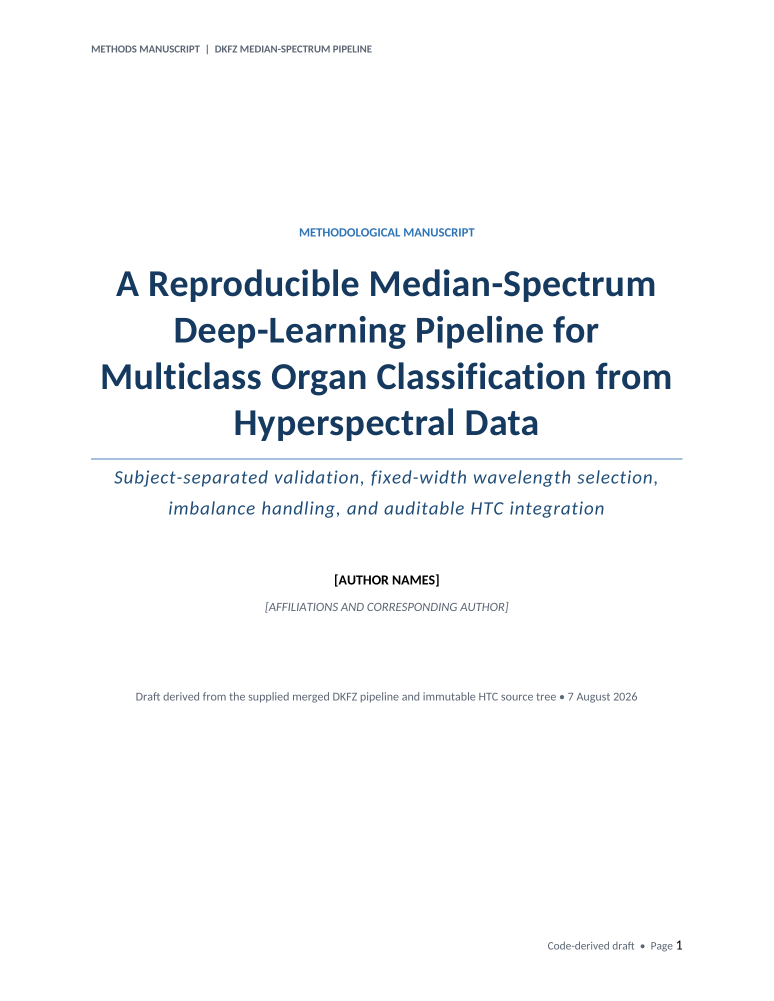
#> input picture dkfz final code/tmp/docx_render/page-1.png, 1547 x 2002 px (shown at 1/2 size); its folder holds only this picture in this run
$ python make_docx_contact_sheet.py
#> lines starting #> are read from the running program, lines starting #| are printed output that depends on the picture
from pathlib import Path
from PIL import Image, ImageDraw

paths = sorted(Path("tmp/docx_render").glob("page-*.png"), key=lambda p: int(p.stem.split("-")[-1]))
thumbs = []
for path in paths:
    image = Image.open(path).convert("RGB")
#> image is the input picture: PIL image 1547x2002 RGB; mean R, G, B 247.6, 248.7, 249.9
    image.thumbnail((380, 492))
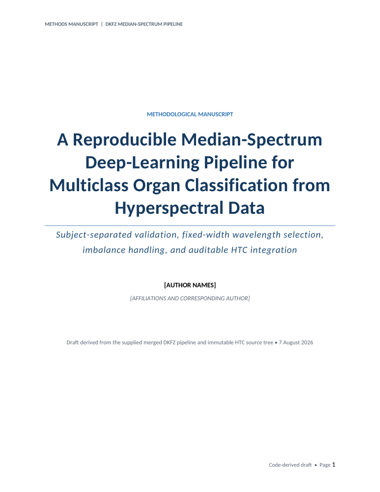
#> image: PIL image 380x492 RGB; mean R, G, B 247.4, 248.6, 249.8
    canvas = Image.new("RGB", (400, 530), "white")
#> canvas: PIL image 400x530 RGB; every value is 255
    canvas.paste(image, ((400-image.width)//2, 24))
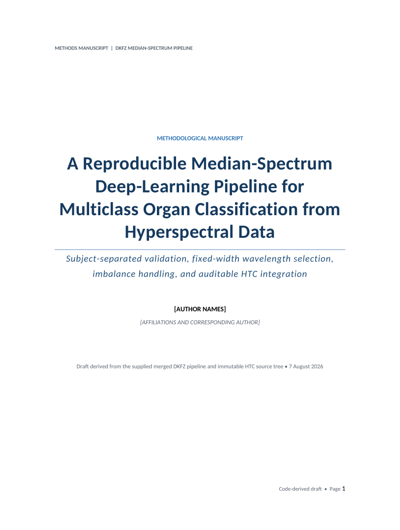
#> canvas: PIL image 400x530 RGB; mean R, G, B 248.3, 249.4, 250.4
    ImageDraw.Draw(canvas).text((12, 6), path.stem, fill="black")
    thumbs.append(canvas)
cols = 3
rows = (len(thumbs) + cols - 1) // cols
#> rows = 1
sheet = Image.new("RGB", (cols*400, rows*530), "#dddddd")
#> sheet: PIL image 1200x530 RGB; every value is 221
for i, image in enumerate(thumbs):
    sheet.paste(image, ((i % cols)*400, (i // cols)*530))
#> this loop made 1 pass
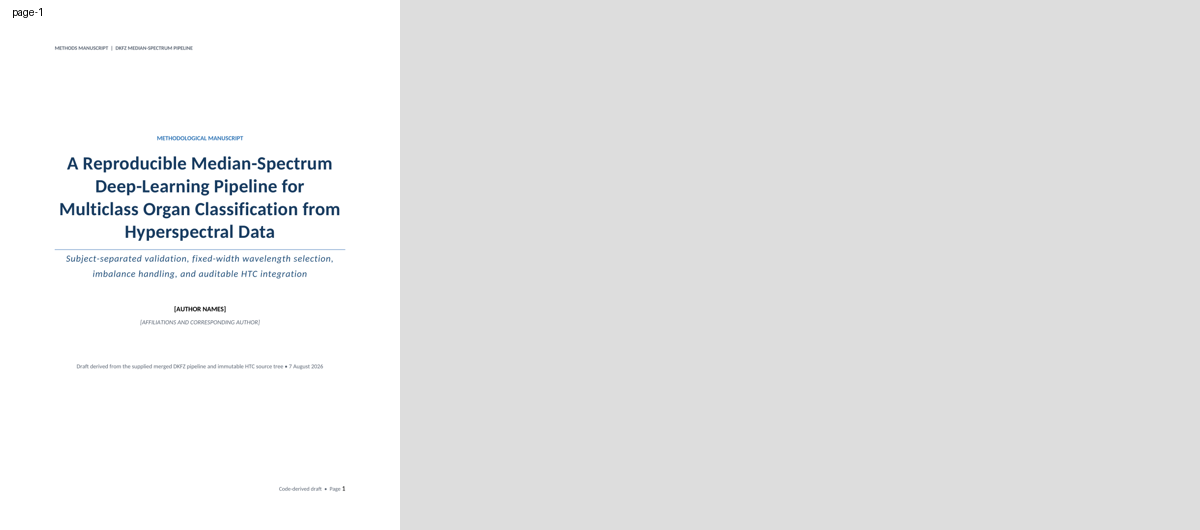
#> sheet: PIL image 1200x530 RGB; mean R, G, B 230.1, 230.4, 230.8
sheet.save("tmp/docx_render/contact-sheet.png")

$ run again, on dkfz final code/tmp/docx_render/page-2.png
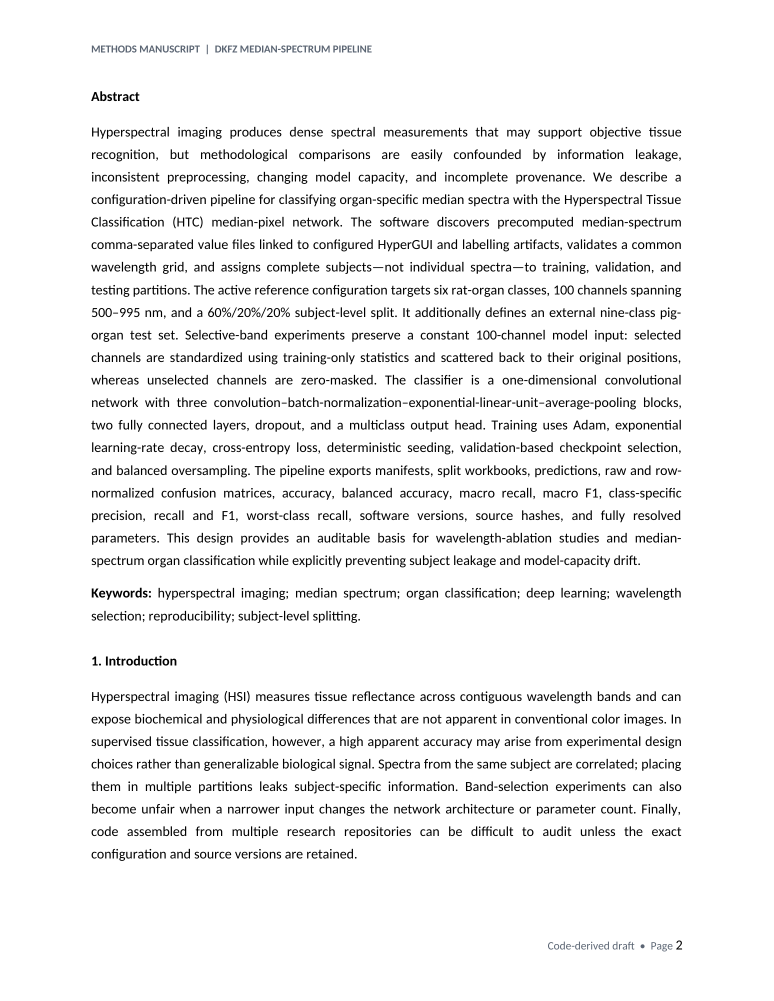
#> input picture dkfz final code/tmp/docx_render/page-2.png, 1547 x 2002 px (shown at 1/2 size)
#> image is the input picture: PIL image 1547x2002 RGB; mean R, G, B 241, 241, 241
#> image: PIL image 380x492 RGB
#> `canvas.paste(image, ((400-image.width)//2, 24))`:
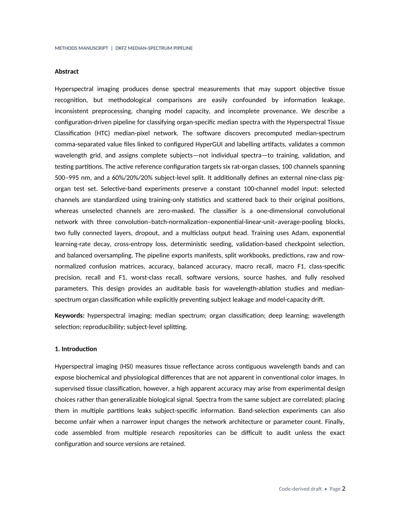
#> canvas: PIL image 400x530 RGB; mean R, G, B 242.3, 242.3, 242.3
#> rows = 1
#> the loop `for i, image in enumerate(thumbs):` made 1 pass
#> after the loop `for i, image in enumerate(thumbs):`:
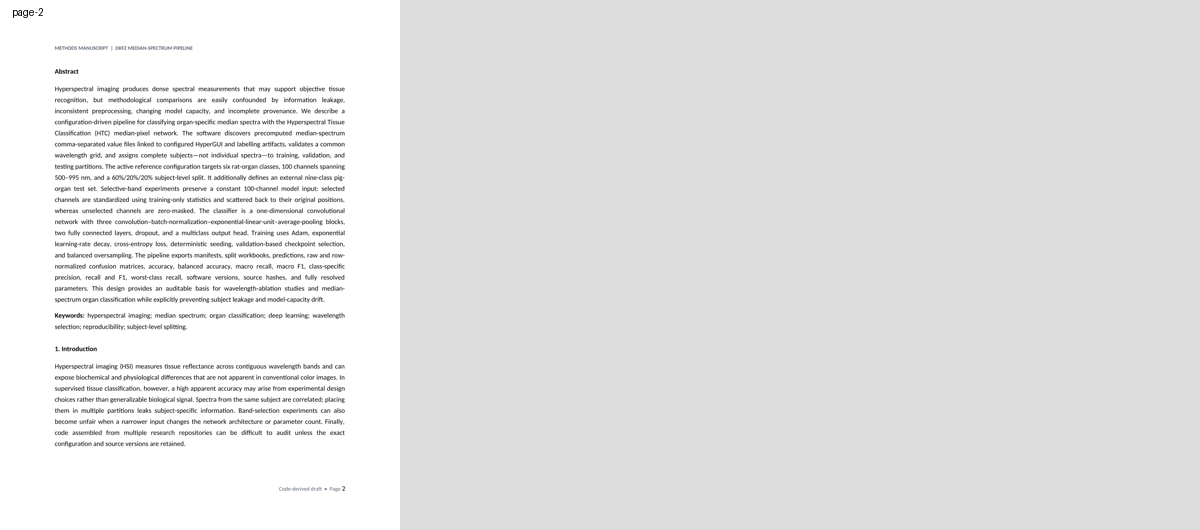
#> sheet: PIL image 1200x530 RGB; mean R, G, B 228.1, 228.1, 228.1

$ run again, on dkfz final code/tmp/docx_render/page-3.png
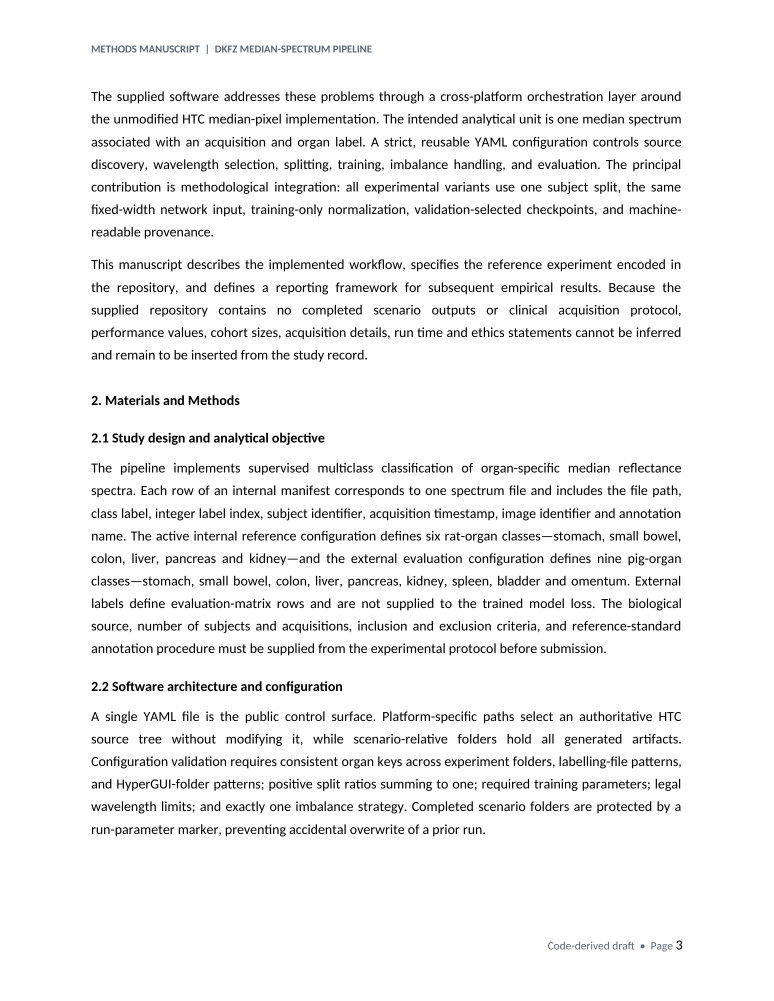
#> input picture dkfz final code/tmp/docx_render/page-3.png, 1547 x 2002 px (shown at 1/2 size)
#> image is the input picture: PIL image 1547x2002 RGB; mean R, G, B 242.1, 242.1, 242.1
#> image: PIL image 380x492 RGB
#> `canvas.paste(image, ((400-image.width)//2, 24))`:
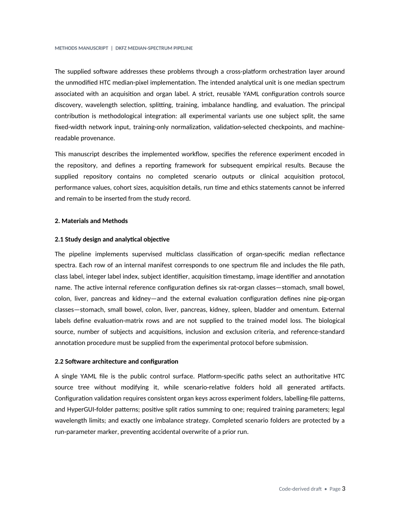
#> canvas: PIL image 400x530 RGB; mean R, G, B 243.3, 243.4, 243.4
#> rows = 1
#> the loop `for i, image in enumerate(thumbs):` made 1 pass
#> after the loop `for i, image in enumerate(thumbs):`:
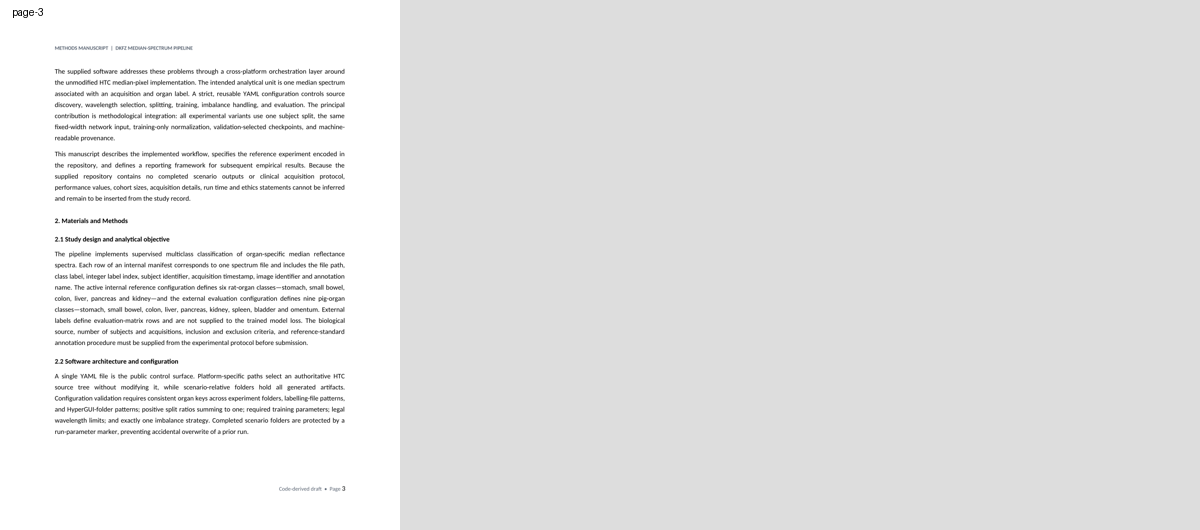
#> sheet: PIL image 1200x530 RGB; mean R, G, B 228.4, 228.4, 228.4

$ run again, on dkfz final code/tmp/docx_render/page-4.png
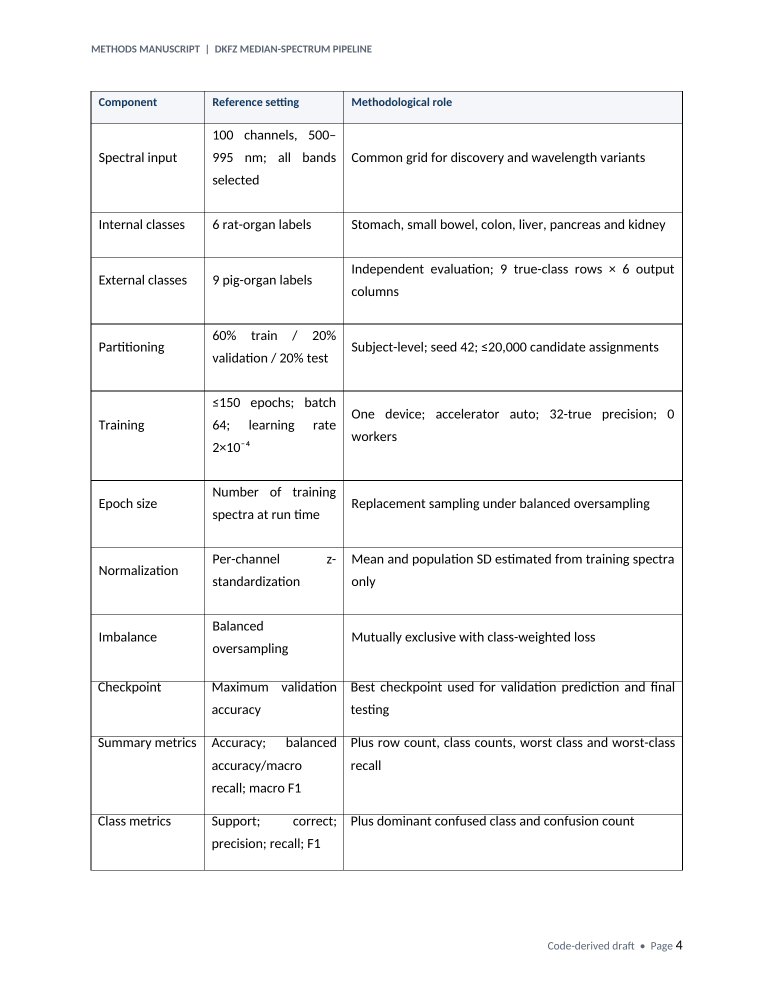
#> input picture dkfz final code/tmp/docx_render/page-4.png, 1547 x 2002 px (shown at 1/2 size)
#> image is the input picture: PIL image 1547x2002 RGB; mean R, G, B 246.6, 246.7, 246.8
#> image: PIL image 380x492 RGB
#> `canvas.paste(image, ((400-image.width)//2, 24))`:
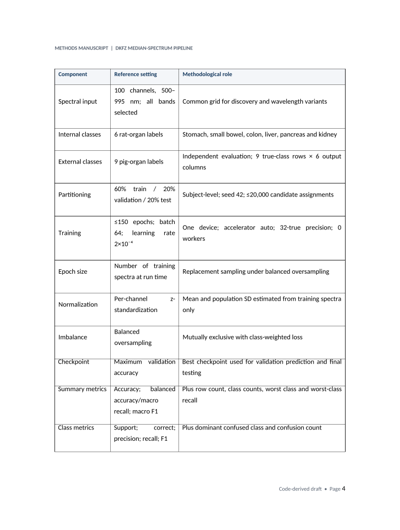
#> canvas: PIL image 400x530 RGB; mean R, G, B 247.4, 247.4, 247.5
#> rows = 1
#> the loop `for i, image in enumerate(thumbs):` made 1 pass
#> after the loop `for i, image in enumerate(thumbs):`:
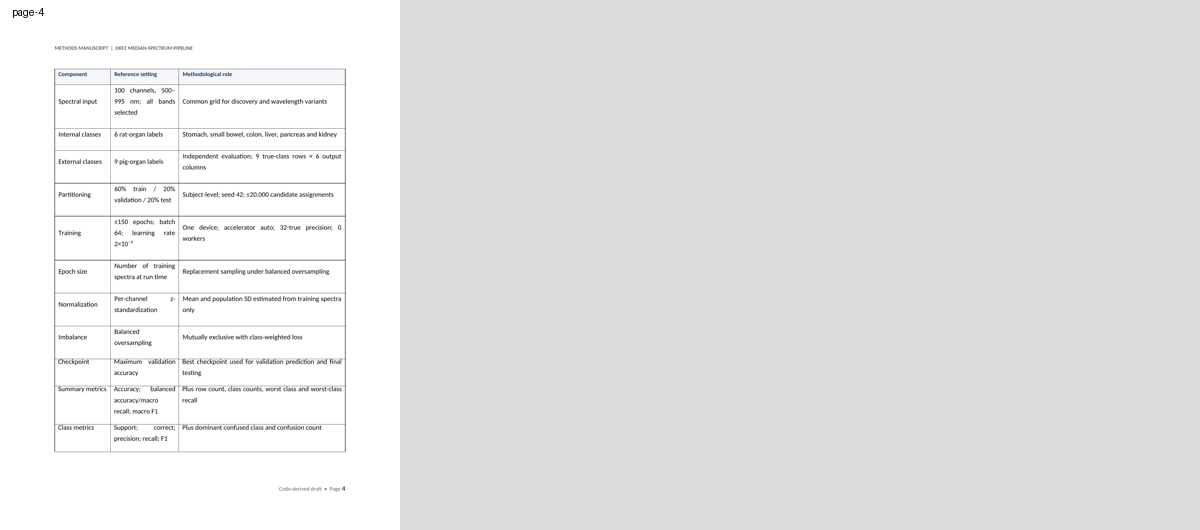
#> sheet: PIL image 1200x530 RGB; mean R, G, B 229.8, 229.8, 229.8

$ run again, on dkfz final code/tmp/docx_render/page-10.png
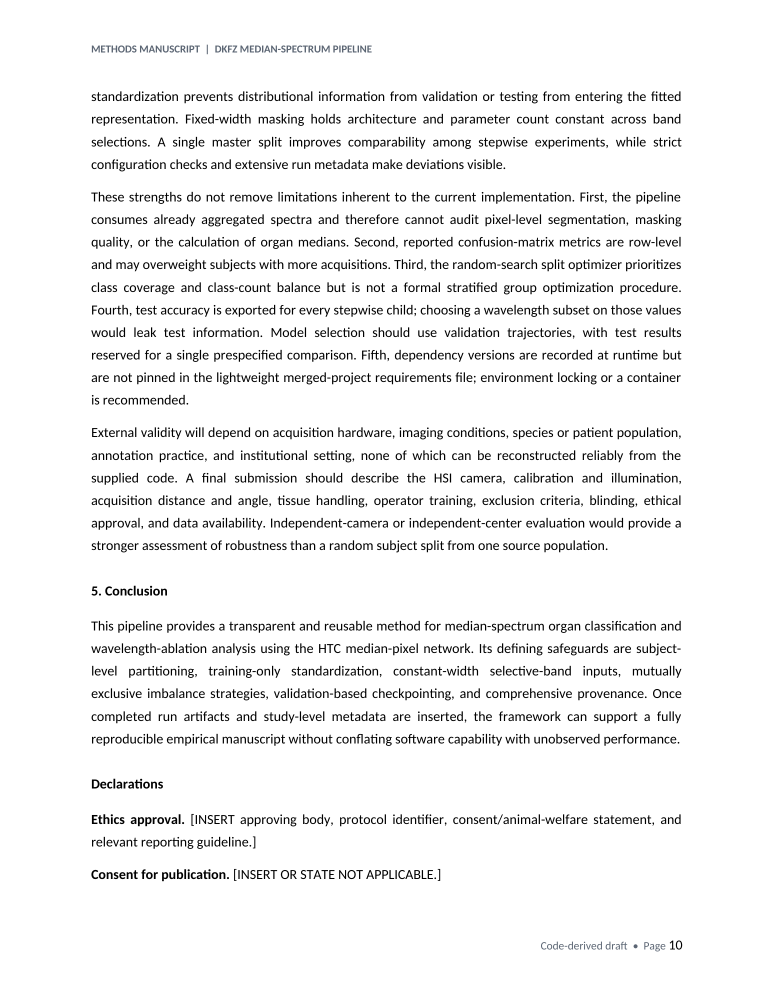
#> input picture dkfz final code/tmp/docx_render/page-10.png, 1547 x 2002 px (shown at 1/2 size)
#> image is the input picture: PIL image 1547x2002 RGB; mean R, G, B 241.8, 241.8, 241.8
#> image: PIL image 380x492 RGB
#> `canvas.paste(image, ((400-image.width)//2, 24))`:
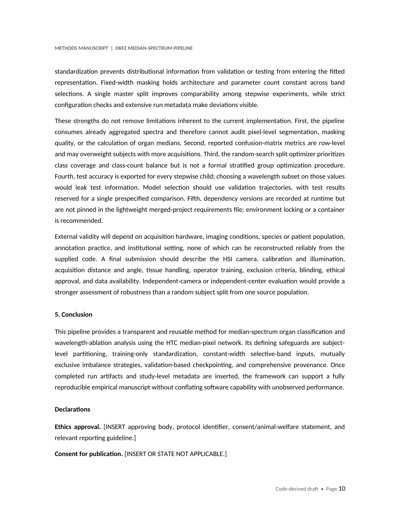
#> canvas: PIL image 400x530 RGB; mean R, G, B 243, 243.1, 243.1
#> rows = 1
#> the loop `for i, image in enumerate(thumbs):` made 1 pass
#> after the loop `for i, image in enumerate(thumbs):`:
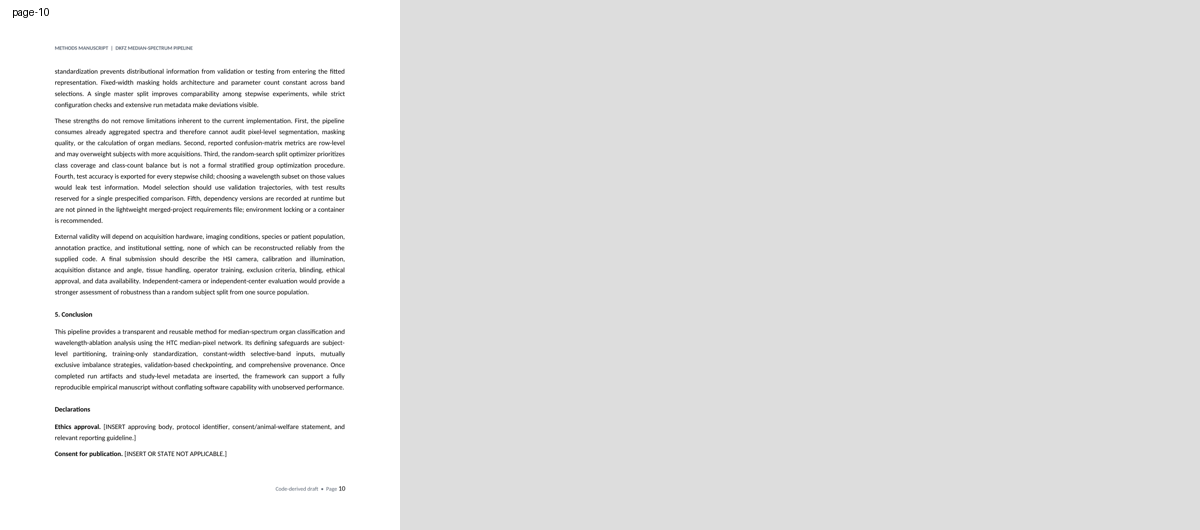
#> sheet: PIL image 1200x530 RGB; mean R, G, B 228.3, 228.3, 228.3
